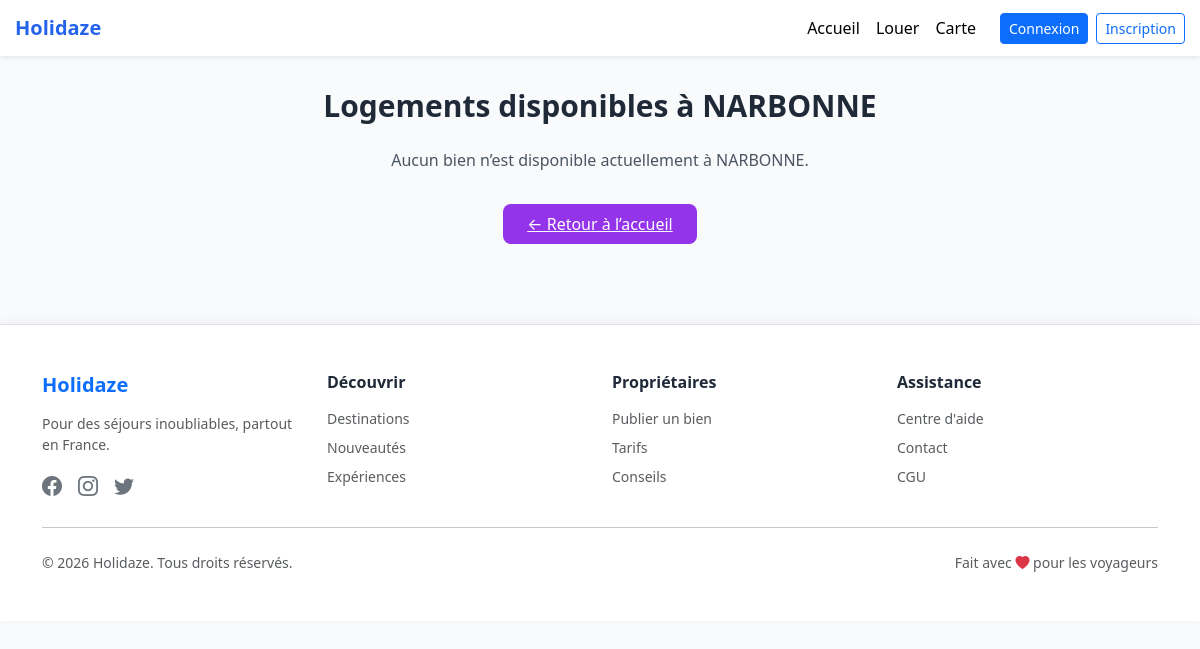
The app's page /Pages/Recherches/recherche.php?destination=NARBONNE, older data.
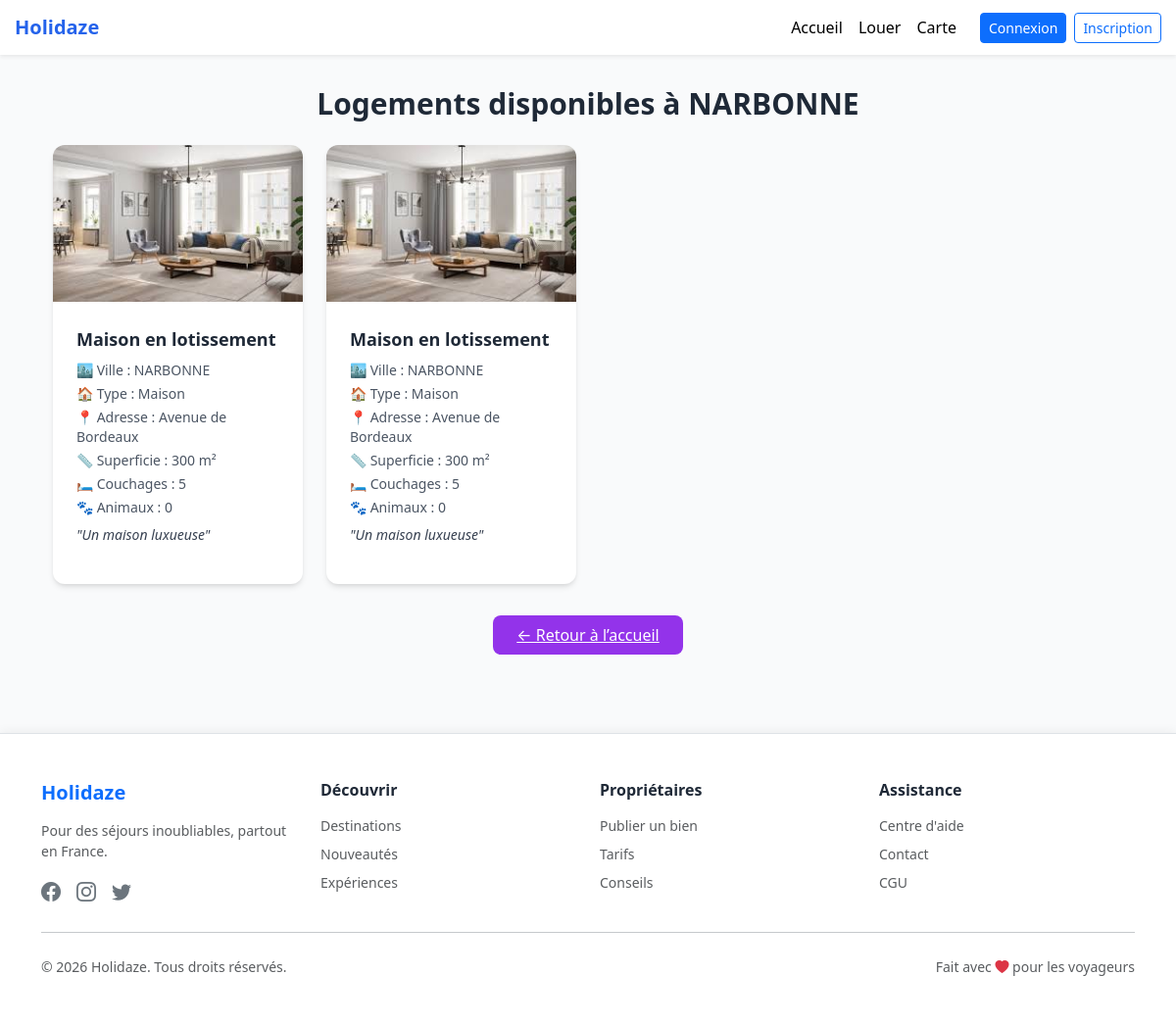
The same page, newer data.
### tables this page shows
CREATE TABLE `bien` (
  `id_bien` int NOT NULL,
  `nom_bien` varchar(50) NOT NULL,
  `rue_bien` varchar(50) NOT NULL,
  `cp_bien` varchar(10) NOT NULL DEFAULT '',
  `latitude_bien` decimal(10,8) DEFAULT NULL,
  `longitude_bien` decimal(10,8) DEFAULT NULL,
  `com_bien` varchar(50) NOT NULL,
  `superficie_bien` varchar(50) NOT NULL,
  `description_bien` varchar(50) NOT NULL,
  `animaux_bien` varchar(50) NOT NULL,
  `nb_couchage` varchar(50) NOT NULL,
  `id_commune` int NOT NULL,
  `id_typebien` int NOT NULL,
  `id_utilisateur_proprietaire` int DEFAULT NULL,
  `valide` tinyint(1) DEFAULT '0'
);

CREATE TABLE `photo` (
  `id_photo` int NOT NULL,
  `nom_photo` varchar(50) NOT NULL,
  `lien_photo` varchar(100) NOT NULL,
  `id_bien` int NOT NULL
);

CREATE TABLE `commune` (
  `id_commune` int NOT NULL,
  `commune_departement` varchar(3) DEFAULT NULL,
  `commune_slug` varchar(255) DEFAULT NULL,
  `nom_commune` varchar(45) DEFAULT NULL,
  `latitude_commune` decimal(10,8) DEFAULT NULL,
  `longitude_commune` decimal(10,8) DEFAULT NULL,
  `commune_nom_simple` varchar(45) DEFAULT NULL,
  `commune_nom_reel` varchar(45) DEFAULT NULL,
  `commune_nom_soundex` varchar(20) DEFAULT NULL,
  `commune_nom_metaphone` varchar(22) DEFAULT NULL,
  `cp_commune` varchar(255) DEFAULT NULL,
  `commune` varchar(3) DEFAULT NULL,
  `code_commune` varchar(5) NOT NULL,
  `commune_arrondissement` smallint UNSIGNED DEFAULT NULL,
  `commune_canton` varchar(4) DEFAULT NULL,
  `commune_amdi` smallint UNSIGNED DEFAULT NULL,
  `commune_population_2010` mediumint UNSIGNED DEFAULT NULL,
  `commune_population_1999` mediumint UNSIGNED DEFAULT NULL,
  `commune_population_2012` mediumint UNSIGNED DEFAULT NULL COMMENT 'approximatif',
  `commune_densite_2010` int DEFAULT NULL,
  `commune_surface` float DEFAULT NULL,
  `commune_longitude_deg` float DEFAULT NULL,
  `commune_latitude_deg` float DEFAULT NULL,
  `commune_longitude_grd` varchar(9) DEFAULT NULL,
  `commune_latitude_grd` varchar(8) DEFAULT NULL,
  `commune_longitude_dms` varchar(9) DEFAULT NULL,
  `commune_latitude_dms` varchar(8) DEFAULT NULL,
  `commune_zmin` mediumint DEFAULT NULL,
  `commune_zmax` mediumint DEFAULT NULL
);

CREATE TABLE `type_bien` (
  `id_typebien` int NOT NULL,
  `des_typebien` varchar(50) NOT NULL
);

### Pages/Recherches/recherche.php (the view, shortened to what this page needs)
<?php
require_once '../../include/db.php';
$destination = isset($_GET['destination']) ? trim($_GET['destination']) : null;
$sql = "SELECT b.id_bien, b.nom_bien, b.rue_bien, b.com_bien, b.superficie_bien,
               b.description_bien, b.animaux_bien, b.nb_couchage,
               b.id_typebien, tb.des_typebien, c.nom_commune
        FROM bien b
        JOIN commune c ON b.id_commune = c.id_commune
        LEFT JOIN photo ph ON b.id_bien = ph.id_bien
        LEFT JOIN type_bien tb ON b.id_typebien = tb.id_typebien
        WHERE c.nom_commune = ?";
$stmt = $pdo->prepare($sql);
$stmt->execute([$destination]);
$biens = $stmt->fetchAll(PDO::FETCH_ASSOC);
function getPhotosByBienId($pdo, $idBien) {
    $sql = "SELECT lien_photo FROM photo WHERE id_bien = ?";
    $stmt = $pdo->prepare($sql);
    $stmt->execute([$idBien]);
    return $stmt->fetchAll(PDO::FETCH_ASSOC);
}
?>
<!DOCTYPE html>
<html lang="fr">
<head>
    <script src="https://cdn.tailwindcss.com"></script>
</head>
<body class="bg-gray-50 text-gray-800">
<?php include '../header.php'; ?>
    <div class="container mx-auto px-4 py-8">
        <h1 class="text-3xl font-bold mb-6 text-center">
            Logements disponibles à <?= htmlspecialchars($destination) ?>
        </h1>
        <?php if (empty($biens)): ?>
            <p class="text-center text-gray-600">
                Aucun bien n’est disponible actuellement à <?= htmlspecialchars($destination) ?>.
            </p>
        <?php else: ?>
            <div class="grid grid-cols-1 sm:grid-cols-2 md:grid-cols-3 lg:grid-cols-4 gap-6">
                <?php foreach ($biens as $bien): ?>
                    <?php
                        $photos = getPhotosByBienId($pdo, $bien['id_bien']);
                        $photoUrl = !empty($photos)
                            ? '../../' . $photos[0]['lien_photo']
                            : '../../Photo/uploads/pas-image.jpg';
                    ?>
                    <div class="rounded-xl overflow-hidden shadow-md bg-white hover:shadow-xl transition">
                        <img src="<?= htmlspecialchars($photoUrl) ?>"
                             alt="Photo du bien"
                             class="w-full h-40 object-cover">
                        <div class="p-4">
                            <h2 class="text-lg font-semibold mb-2">
                                <?= htmlspecialchars($bien['nom_bien']) ?>
                            </h2>
                            <p class="text-sm text-gray-600 mb-1">
                                🏙️ Ville : <?= htmlspecialchars($bien['nom_commune']) ?>
                            </p>
                            <p class="text-sm text-gray-600 mb-1">
                                🏠 Type : <?= htmlspecialchars($bien['des_typebien']) ?>
                            </p>
                            <p class="text-sm text-gray-600 mb-1">
                                📍 Adresse : <?= htmlspecialchars($bien['rue_bien']) ?>
                            </p>
                            <p class="text-sm text-gray-600 mb-1">
                                📏 Superficie : <?= htmlspecialchars($bien['superficie_bien']) ?> m²
                            </p>
                            <p class="text-sm text-gray-600 mb-1">
                                🛏️ Couchages : <?= htmlspecialchars($bien['nb_couchage']) ?>
                            </p>
                            <p class="text-sm text-gray-600 mb-1">
                                🐾 Animaux : <?= htmlspecialchars($bien['animaux_bien']) ?>
                            </p>
                            <p class="text-sm text-gray-600 mt-2 italic text-gray-700">
                                "<?= htmlspecialchars($bien['description_bien']) ?>"
                            </p>
                        </div>
                    </div>
                <?php endforeach; ?>
            </div>
        <?php endif; ?>
        <div class="text-center mt-8">
            <a href="../index.php"
               class="inline-block bg-purple-600 text-white py-2 px-6 rounded-lg hover:bg-purple-700 transition">
               ← Retour à l’accueil
            </a>
        </div>
    </div>
<?php include '../footer.php'; ?>
</body>
</html>

Row changes from the older to the newer data that the page shows:
added bien: photo.lien_photo (picture), nom_bien "Maison en lotissement", id_commune.nom_commune "NARBONNE", id_typebien.des_typebien "Maison", rue_bien "Avenue de Bordeaux", superficie_bien "300", nb_couchage "5", animaux_bien "0", description_bien "Un maison luxueuse"
Text that changed along with them:
$destination: "NARBONNE" → (not shown)
text no longer shown: "Aucun bien n’est disponible actuellement à ."
